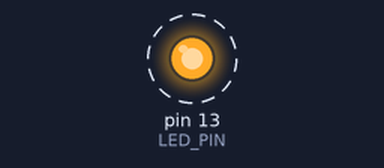
Simulated run of this sketch. Board: Arduino Uno, built with avr-gcc and run on an emulated ATmega328P. Shown: output pins drawn as LEDs (lit = HIGH). Dashed ring = blinking. What the sketch prints to the serial monitor is not drawn.

Above: at 0.2 s.
Timing chart, 0 to 3.0 s (numbered marks = the images above):
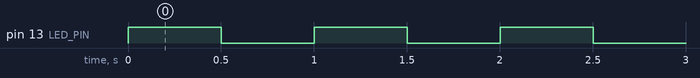

Measured:
- by itself, pin 13 (LED_PIN): alternates HIGH for 0.50 s and LOW for 0.50 s

The sketch:

blink.ino.ino
```cpp
// Day 1 — Board bring-up (onboard LED on pin 13 for Uno/Nano)
const int LED_PIN = 13;

void setup() {
  pinMode(LED_PIN, OUTPUT);
  Serial.begin(9600);
  while (!Serial) { ; }  // wait for USB on some boards
  Serial.println(F("Zelbytes Arduino Foundations — Day 1"));
  Serial.println(F("Board: HELLO"));
}

void loop() {
  digitalWrite(LED_PIN, HIGH);
  delay(500);
  digitalWrite(LED_PIN, LOW);
  delay(500);
}
```
